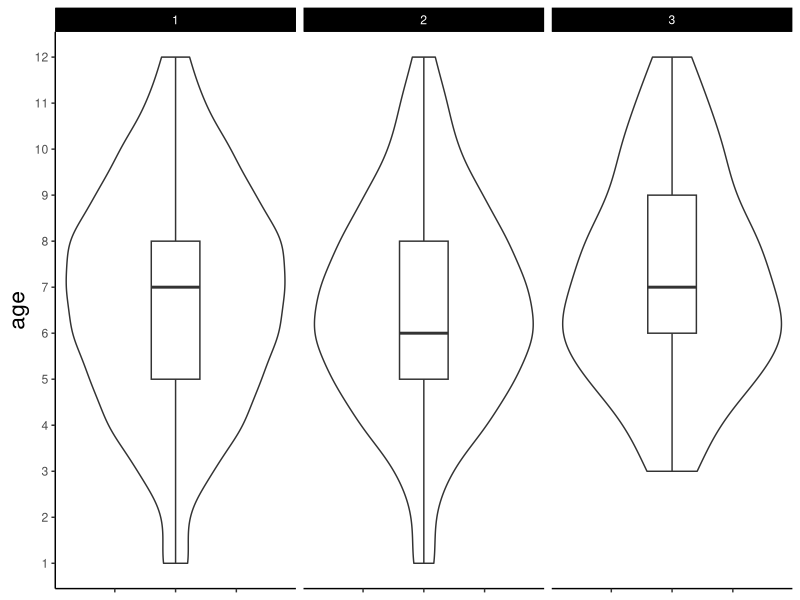

Write the R code that produced this figure.
#' 1 - Describe & Analyze Simulated Data
#' 
#' Problem: A country has identified signs of widespread impact to 
#' child development, possibly a disease or toxic substance outbreak.
#' 
#' Describe:
#'  number of children by city, state, and age
#'  typical severity by city, state, and age


if( !require(ggplot2) ){ 
  stop("You need to install ggplot2 to continue")
   # Code you need 
   # install.packages("ggplot2") # once per computer 
   # library(ggplot2) # once per R session
} 

child_outbreak_tbl <- read.csv("child_outbreak_simulation.csv", 
                               row.names = NULL)

# 1000 children 
nrow(child_outbreak_tbl)

# table of severity
table( child_outbreak_tbl$severity )

# most common affiliations 

sort ( table( unlist(child_outbreak_tbl[, 4:8]) ) )

# plot of severity across age
ggplot(child_outbreak_tbl,
       aes(x = 1, 
           y = age)) + facet_grid(cols = vars(severity)) +
  geom_violin(position = position_dodge(width = 0.4)) + 
  geom_boxplot(width = 0.2, outlier.alpha = 0, 
               position = position_dodge(width = 0.4)) +
  theme_classic() + scale_y_continuous(breaks = 1:12) + 
  theme(strip.background = element_rect(fill = 'black'),
        strip.text = element_text(colour = 'white'),
        plot.title = element_text(hjust = 0.5),
        axis.title.x = element_blank(),
        axis.text.x = element_blank(),
        axis.title.y = element_text(size = rel(1.5)),
        legend.position = "none")
